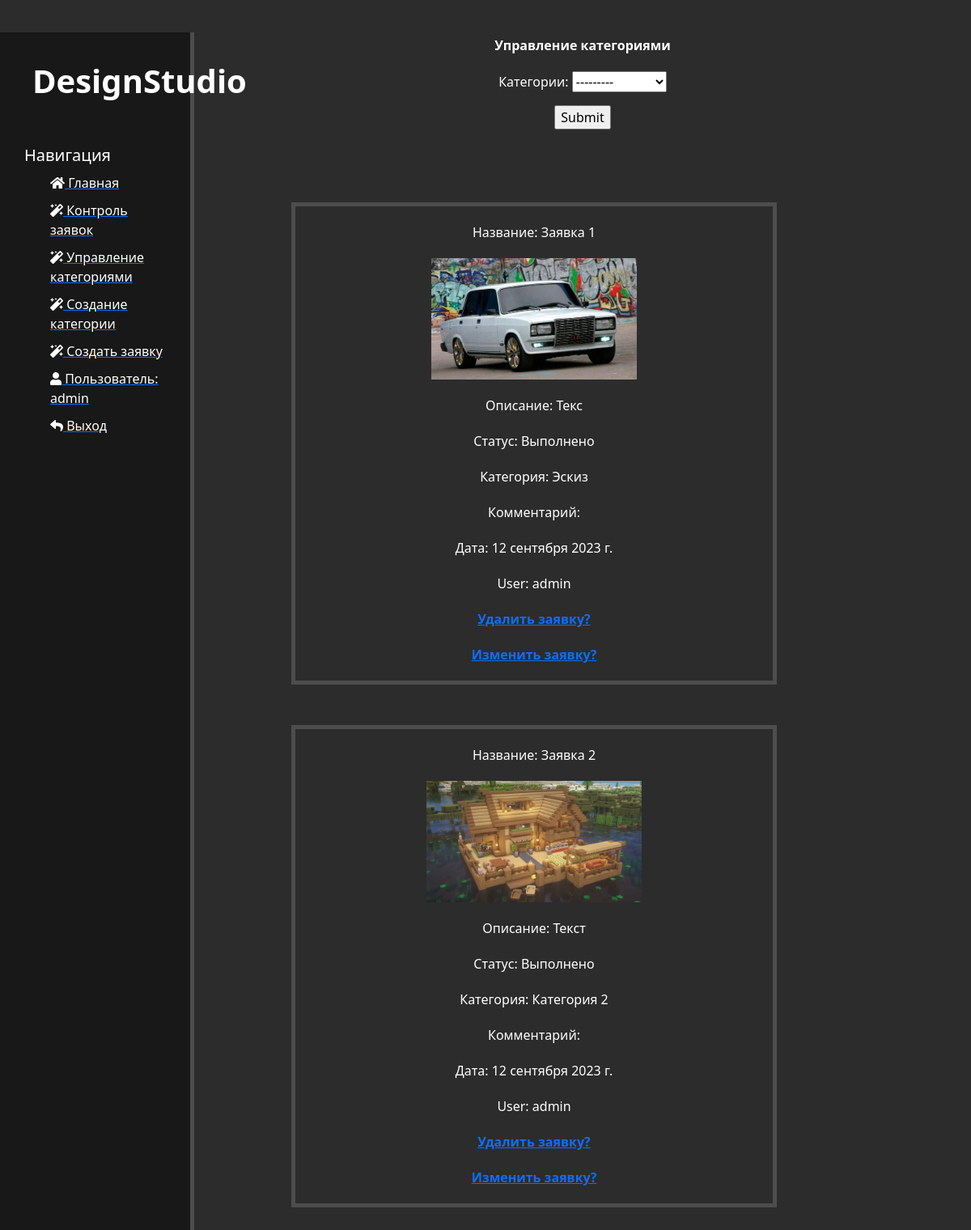
/catalog/post-control/ (signed in), run on the app's committed database.
### catalog/models.py (models this page shows, shortened)
class Design(models.Model):
    id = models.AutoField(primary_key=True, unique=True, verbose_name='id')
    name = models.CharField(max_length=30, unique=True, help_text='название', verbose_name='Название', error_messages={'unique': "Такая заявка уже существует!"})
    info = models.CharField(max_length=50, help_text='Введите описание', verbose_name='Описание', null=True)
    image = models.ImageField(upload_to='images/',  verbose_name='Изображение', null=False, blank=False)
    date = models.DateField(default=datetime.today(), null=True, verbose_name='Дата')
    user = models.ForeignKey(User, on_delete=models.CASCADE, verbose_name='Пользователь', null=True, blank=True, to_field='id')
    comment = models.TextField(max_length=400, verbose_name='Комментарий', null=False, blank=False)
    category = models.ForeignKey(Category, on_delete=models.CASCADE, null=True, blank=True, verbose_name='Категории')
    NEW = 'new'
    LOAD = 'load'
    READY = 'ready'
    LOAN_STATUS = (
        (NEW, 'Новая'),
        (LOAD, 'Принято в работу'),
        (READY, 'Выполнено'),
    )
    status = models.CharField(max_length=30, choices=LOAN_STATUS, default='new', help_text='Статус', verbose_name='Статус')
    class Meta:
        verbose_name = 'Заявку'
        verbose_name_plural = 'Заявки'

class Category(models.Model):
    id = models.AutoField(primary_key=True, unique=True, verbose_name='id')
    name = models.CharField(max_length=30, unique=True, default='Эскиз', help_text='Категории', verbose_name='Категории', error_messages={'unique': "Такая категория уже существует!"})
    class Meta:
        verbose_name = 'Категорию'
        verbose_name_plural = 'Категории'
    def __str__(self):
        return self.name

### catalog/views.py (the view)
# urls.py: path('post-control/', views.post_control, name='post_control'),
@staff_member_required(login_url='/accounts/login/')
def post_control(request):
    f = CategoryFilters(request.GET, queryset=Design.objects.all())
    return render(request, 'catalog/post_control.html', {'filter': f})

### catalog/templates/catalog/post_control.html (shortened to what this page needs)
{% extends 'layout.html' %}
  {% block content %}
    <div class="text-center" style="margin-top:40px; margin-bottom:40px">
      <form method="get" id="filter">
          <p><a class="nav-link fw-bold py-1 px-0" href="{% url 'category_control' %}">Управление категориями</a></p>
        {{ filter.form.as_p }}
        <input type="submit" class="filter-button">
      </form>
    </div>
    <div class="main1">
    {% for design in filter.qs %}
      <div class="features">
          <p>Название: {{ design.name }}</p>
          <img src="{{ design.image.url}}" alt="connect" style="max-height:150px">
           <p class="text">Описание: {{ design.info }}</p>
          <p>Cтатус: {{ design.get_status_display }}</p>
          <p>Категория: {{ design.category}}</p>
          <p>Комментарий: {{ design.comment }}</p>
          <p>Дата: {{ design.date }} </p>
          <p>User: {{ design.user }} </p>
          <p><a href="{% url 'delete_post1' design.id %}"><strong>Удалить заявку?</strong></a></p>
          {% if design.status == "new" %}
            <p><a href="{% url 'update_form_new' design.id %}"><strong>Изменить заявку?</strong></a></p>
          {% else %}
            <p><a href="{% url 'update_form_ready' design.id %}"><strong>Изменить заявку?</strong></a></p>
          {% endif %}
        </div>
    {% endfor %}
    </div>
{% endblock %}
{% block script %}
</html>
{% endblock %}

### catalog/templates/layout.html (shortened to what this page needs)
{% load static %}
<!DOCTYPE html>
<html lang="ru">
<head>
    <link rel="stylesheet" href="https://cdn.jsdelivr.net/npm/bootstrap@5.2.2/dist/css/bootstrap.min.css">
    <link rel="stylesheet" href="{% static 'catalog/main.css' %}">
    <link rel="stylesheet" href="https://use.fontawesome.com/releases/v5.8.2/css/all.css">
</head>
<body>
    <aside>
        <span class="logo">DesignStudio</span>
        <h3>Навигация</h3>
        <ul>
            <a href="{% url 'index' %}"><li><i class="fas fa-home"></i> Главная</li></a>
            {% if user.is_authenticated %}
            {%if user.is_staff %}
            <a href="{% url 'post_control' %}"><li><i class="fa fa-magic"></i> Контроль заявок</li></a>
            <a href="{% url 'category_control' %}"><li><i class="fa fa-magic"></i> Управление категориями</li></a>
            <a href="{% url 'add_category' %}"><li><i class="fa fa-magic"></i> Создание категории</li></a>
            {%endif%}
            <a href="{% url 'add_post' %}"><li><i class="fa fa-magic"></i> Создать заявку</li></a>
            <a href="{% url 'personal_area' %}"><li><i class="fa fa-user"></i> Пользователь: {{ user.get_username }}</li></a>
            <a href="{% url 'logout'%}?next={{request.path}}"><li><i class="fa fa-reply"></i> Выход</li></a>
            {%else%}
            <a href="{% url 'login'%}?next={{request.path}}"><li><i class="fa fa-user"></i> Авторизация</li></a>
            <a href="{% url 'register' %}?next={{request.path}}"><li><i class="fa fa-user-plus"></i> Регистрация</li></a>
            {%endif%}
        </ul>
    </aside>
    <main>
        {% block content %}
        {% endblock %}
    </main>
</body>
{% block script %}{% endblock %}
</html>

### catalog/static/catalog/main.css (style rules this page uses)
body { background: #2c2c2c; }
aside { float: left; background: #181818; width: 20%; padding: 2.5%; min-height: 1600px; color: #fff; border-right: 5px solid #4d4d4d; }
aside .logo { font-size: 40px; margin-left: 10px; font-weight: bold; position: relative; top: -70; }
aside h3 { margin-top: 50px; font-size:20px; }
aside ul { list-style: none }
aside ul li { color: #fff; display: block; margin-top: 10px; transition: transform .3s ease; }
main .features { float:left; color: #fff; margin-top: 50px; text-align: center; width: 50%; border: 5px solid #4d4d4d; margin-left: 10%; }
main .text-center { color:white }
main .features p { max-width: 400px; margin: 20px auto }

### data on the page
Design: name "Заявка 1", image (picture), info "Текс", status "Выполнено", category "Эскиз", date "12 сентября 2023 г.", user "admin", shows "Изменить заявку?"
Design: name "Заявка 2", image (placeholder picture), info "Текст", status "Выполнено", category "Категория 2", date "12 сентября 2023 г.", user "admin", shows "Изменить заявку?"

### other printed values
{{ user.get_username }} "admin"
